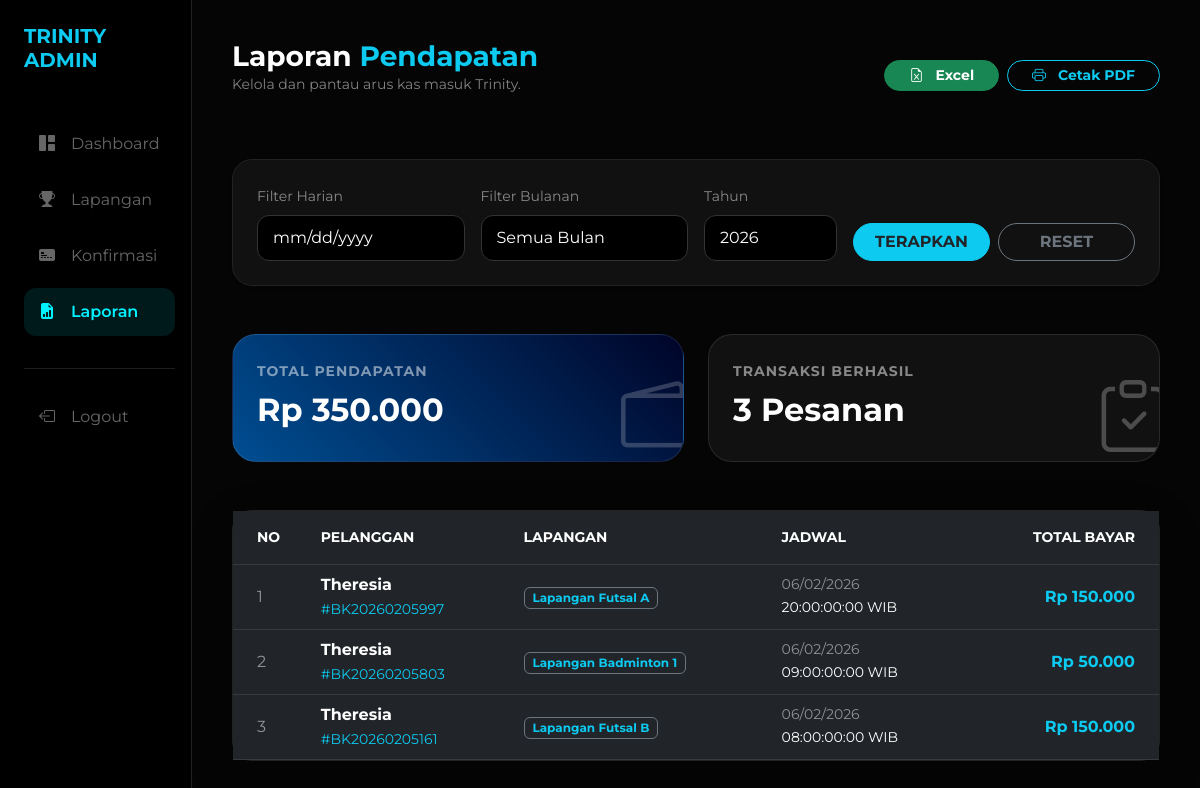
Page /admin/laporan.php (signed in) on the committed database.
### tables this page shows
CREATE TABLE `booking` (
  `id_booking` int(11) NOT NULL,
  `kode_booking` varchar(15) NOT NULL,
  `id_user` int(11) NOT NULL,
  `id_lapangan` int(11) NOT NULL,
  `tanggal` date NOT NULL,
  `jam_mulai` time NOT NULL,
  `jam_selesai` time NOT NULL,
  `total_harga` int(11) NOT NULL,
  `bukti_transfer` varchar(255) DEFAULT NULL,
  `catatan` text DEFAULT NULL,
  `status` varchar(20) NOT NULL DEFAULT 'menunggu',
  `bukti_bayar` varchar(255) DEFAULT NULL,
  `tgl_input` timestamp NOT NULL DEFAULT current_timestamp()
);

CREATE TABLE `users` (
  `id_user` int(11) NOT NULL,
  `nama` varchar(100) NOT NULL,
  `email` varchar(100) NOT NULL,
  `password` varchar(255) NOT NULL,
  `role` enum('user') DEFAULT 'user',
  `no_hp` varchar(15) DEFAULT NULL,
  `created_at` timestamp NOT NULL DEFAULT current_timestamp()
);

CREATE TABLE `lapangan` (
  `id_lapangan` int(11) NOT NULL,
  `nama_lapangan` varchar(50) NOT NULL,
  `jenis` enum('futsal','badminton') NOT NULL,
  `harga_per_jam` int(11) NOT NULL,
  `foto` varchar(255) DEFAULT NULL
);

### admin/laporan.php (the view, shortened to what this page needs)
<?php
require '../config/database.php';
$filter_tgl = isset($_GET['tgl']) ? $_GET['tgl'] : '';
$filter_bln = isset($_GET['bln']) ? $_GET['bln'] : '';
$filter_thn = isset($_GET['thn']) ? $_GET['thn'] : '';
$where_clause = "WHERE b.status = 'dikonfirmasi'";
$total_pendapatan = mysqli_query($conn, "SELECT SUM(total_harga) as total FROM booking b $where_clause");
$rekap = mysqli_fetch_assoc($total_pendapatan);
$query = mysqli_query($conn, "SELECT b.*, u.nama, l.nama_lapangan
                              FROM booking b
                              LEFT JOIN users u ON b.id_user = u.id_user
                              LEFT JOIN lapangan l ON b.id_lapangan = l.id_lapangan
                              $where_clause
                              ORDER BY b.tanggal DESC, b.jam_mulai DESC");
?>
<!DOCTYPE html>
<html lang="id">
<head>
    <link href="https://cdn.jsdelivr.net/npm/bootstrap@5.3.0/dist/css/bootstrap.min.css" rel="stylesheet">
    <link rel="stylesheet" href="https://cdn.jsdelivr.net/npm/bootstrap-icons@1.11.1/font/bootstrap-icons.css">
</head>
<body>
<div class="sidebar-admin p-4 no-print">
    <h5 class="fw-bold text-info mb-5">TRINITY ADMIN</h5>
    <div class="nav flex-column">
        <a href="dashboard.php" class="nav-link mb-2">
            <i class="bi bi-grid-1x2-fill me-3"></i> Dashboard
        </a>
         <a href="lapangan.php" class="nav-link mb-2">
            <i class="bi bi-trophy-fill me-3"></i> Lapangan
        <a href="konfirmasi.php" class="nav-link mb-2 justify-content-between">
            <div class="d-flex align-items-center">
                <i class="bi bi-credit-card-2-front-fill me-3"></i> Konfirmasi
            </div>
        </a>
        <a href="laporan.php" class="nav-link active mb-2">
            <i class="bi bi-file-earmark-bar-graph-fill me-3"></i> Laporan
        </a>
        <hr class="border-secondary my-4">
        <a href="logout_admin.php" class="nav-link text-danger">
        <i class="bi bi-box-arrow-left me-3"></i> Logout
        </a>
    </div>
</div>
<div class="main-content">
    <div class="d-flex justify-content-between align-items-center mb-5">
        <div>
            <h3 class="fw-bold mb-0">Laporan <span class="text-info">Pendapatan</span></h3>
            <p class="text-white-50 small">Kelola dan pantau arus kas masuk Trinity.</p>
        </div>
        <div class="d-flex gap-2 no-print">
            <a href="export_excel.php?tgl=<?= $filter_tgl ?>&bln=<?= $filter_bln ?>&thn=<?= $filter_thn ?>" class="btn btn-success btn-sm px-4 rounded-pill fw-bold">
                <i class="bi bi-file-earmark-excel me-2"></i> Excel
            </a>
            <button onclick="window.print()" class="btn btn-outline-info btn-sm px-4 rounded-pill fw-bold">
                <i class="bi bi-printer me-2"></i> Cetak PDF
            </button>
        </div>
    </div>
    <div class="filter-card p-4 mb-5 no-print shadow-sm">
        <form method="GET" class="row g-3 align-items-end">
            <div class="col-md-3">
                <label class="small text-white-50 mb-2">Filter Harian</label>
                <input type="date" name="tgl" class="form-control form-control-custom" value="<?= $filter_tgl ?>">
            </div>
            <div class="col-md-3">
                <label class="small text-white-50 mb-2">Filter Bulanan</label>
                <select name="bln" class="form-select form-control-custom">
                    <option value="">Semua Bulan</option>
                </select>
            </div>
            <div class="col-md-2">
                <label class="small text-white-50 mb-2">Tahun</label>
                <input type="number" name="thn" class="form-control form-control-custom" placeholder="2026" value="<?= $filter_thn ? $filter_thn : date('Y') ?>">
            </div>
            <div class="col-md-4 d-flex gap-2">
                <button type="submit" class="btn btn-info w-100 fw-bold rounded-pill text-dark">TERAPKAN</button>
                <a href="laporan.php" class="btn btn-outline-secondary w-100 rounded-pill fw-bold">RESET</a>
            </div>
        </form>
    </div>
    <div class="row mb-5 g-4">
        <div class="col-md-6">
            <div class="card-stat p-4" style="background: linear-gradient(45deg, #004e92, #000428);">
                <small class="text-white-50 fw-bold text-uppercase" style="letter-spacing: 1px;">TOTAL PENDAPATAN</small>
                <h2 class="fw-bold text-white mt-2">Rp <?= number_format($rekap['total'] ?? 0, 0, ',', '.'); ?></h2>
                <i class="bi bi-wallet2 icon-bg" style="opacity: 0.2;"></i>
            </div>
        </div>
        <div class="col-md-6">
            <div class="card-stat p-4" style="background: #111;">
                <small class="text-white-50 fw-bold text-uppercase" style="letter-spacing: 1px;">TRANSAKSI BERHASIL</small>
                <h2 class="fw-bold text-white mt-2"><?= mysqli_num_rows($query); ?> Pesanan</h2>
                <i class="bi bi-clipboard-check icon-bg"></i>
            </div>
        </div>
    </div>
    <div class="table-card shadow-lg">
        <div class="table-responsive">
            <table class="table table-dark table-hover mb-0 align-middle">
                <thead>
                    <tr class="text-white-50 small">
                        <th class="ps-4 py-3">NO</th>
                        <th class="py-3">PELANGGAN</th>
                        <th class="py-3">LAPANGAN</th>
                        <th class="py-3">JADWAL</th>
                        <th class="py-3 text-end pe-4">TOTAL BAYAR</th>
                    </tr>
                </thead>
                <tbody>
                    <?php if(mysqli_num_rows($query) > 0): $no=1; ?>
                        <?php while($row = mysqli_fetch_assoc($query)): ?>
                        <tr>
                            <td class="ps-4 text-white-50"><?= $no++; ?></td>
                            <td>
                                <div class="fw-bold text-white"><?= htmlspecialchars($row['nama'] ?? 'User'); ?></div>
                                <small class="text-info">#<?= $row['kode_booking']; ?></small>
                            </td>
                            <td><span class="badge bg-dark border border-secondary text-info"><?= $row['nama_lapangan']; ?></span></td>
                            <td>
                                <small class="d-block text-white-50"><?= date('d/m/Y', strtotime($row['tanggal'])); ?></small>
                                <span class="small"><?= $row['jam_mulai']; ?>:00 WIB</span>
                            </td>
                            <td class="text-end pe-4 fw-bold text-info">Rp <?= number_format($row['total_harga'], 0, ',', '.'); ?></td>
                        </tr>
                        <?php endwhile; ?>
                    <?php else: ?>
                        <tr><td colspan="5" class="text-center py-5 text-white-50">Data tidak ditemukan untuk filter ini.</td></tr>
                    <?php endif; ?>
                </tbody>
            </table>
        </div>
    </div>
</div>
</body>
</html>

### admin/laporan.php (style rules this page uses)
body { background-color: #050505; color: white; font-family: 'Montserrat', sans-serif; overflow-x: hidden; }
.sidebar-admin { background: #000; min-height: 100vh; border-right: 1px solid #222; position: fixed; width: 16%; z-index: 100; }
.nav-link { color: rgba(255, 255, 255, 0.4) !important; transition: all 0.3s cubic-bezier(0.4, 0, 0.2, 1); padding: 12px 15px; border-radius: 12px; margin-bottom: 5px; text-decoration: none; display: flex; align-items: center; }
.nav-link.active { color: #00f2ff !important; background: rgba(0, 242, 255, 0.1); font-weight: 600; }
.main-content { margin-left: 16%; padding: 40px; animation: fadeIn 0.8s ease-out; }
.card-stat { border-radius: 24px; border: 1px solid rgba(255,255,255,0.1); position: relative; overflow: hidden; height: 100%; transition: 0.4s cubic-bezier(0.175, 0.885, 0.32, 1.275); display: block; text-decoration: none !important; }
.icon-bg { position: absolute; right: -10px; bottom: -10px; font-size: 4.5rem; opacity: 0.25; color: #fff; }
.filter-card, .table-card { background: #111; border: 1px solid #222; border-radius: 20px; }
.form-control-custom { background: #000 !important; border: 1px solid #333 !important; color: white !important; border-radius: 12px; padding: 10px 15px; }

### rows in the picture
booking: id_user.nama "Theresia", kode_booking "BK20260205997", id_lapangan.nama_lapangan "Lapangan Futsal A", tanggal "06/02/2026", jam_mulai "20:00:00", total_harga "150.000"
booking: id_user.nama "Theresia", kode_booking "BK20260205803", id_lapangan.nama_lapangan "Lapangan Badminton 1", tanggal "06/02/2026", jam_mulai "09:00:00", total_harga "50.000"
booking: id_user.nama "Theresia", kode_booking "BK20260205161", id_lapangan.nama_lapangan "Lapangan Futsal B", tanggal "06/02/2026", jam_mulai "08:00:00", total_harga "150.000"

### other values in the picture
$rekap['total'] "350.000"
mysqli_num_rows($query) "3"
